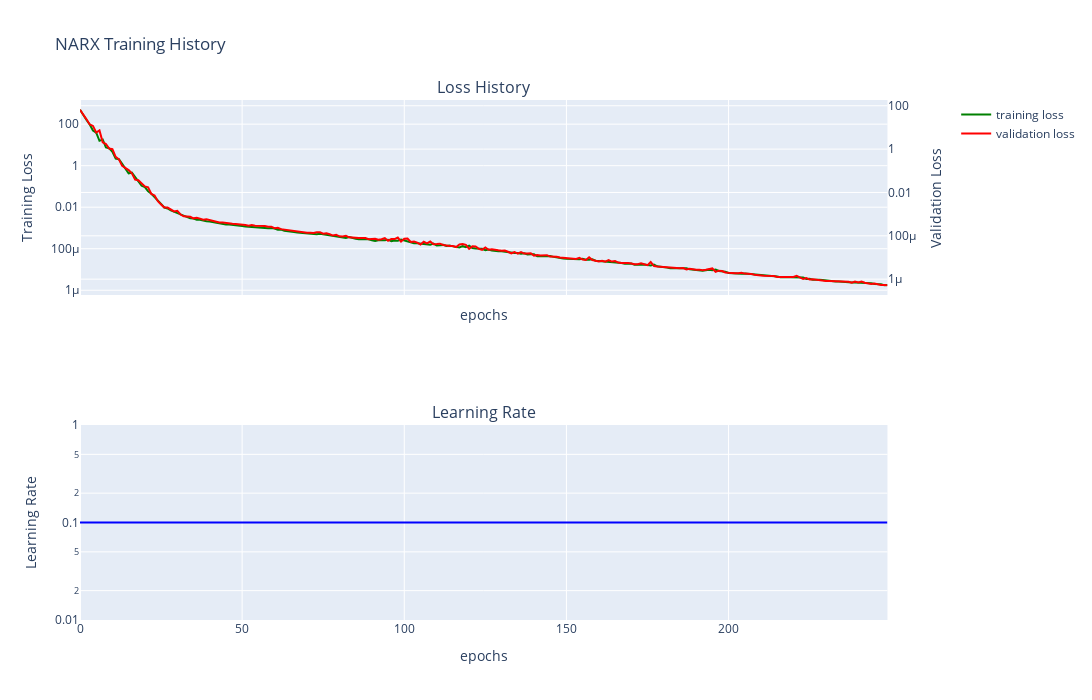

Notebook cell for this chart:
### Markdown cell above
# NARX model

### Code cell
dm.narx_trainer(hidden_layers=[1000], batch_size=1000,
          learning_rate=0.1, epochs= 10000, scheduler_flag=True, device=default_device)
dm.narx.plot_narx_training_history_plotly()

### Figure 1 — Plotly figure (JSON) as saved in the notebook; plotly's stock layout.template omitted (floating-point values rounded to 4 significant figures; data arrays with more than 128 entries replaced by an {"elided": "..."} marker saying what was removed)
{"data": [{"line": {"color": "green"}, "mode": "lines", "name": "training loss", "showlegend": true, "type": "scatter", "x": {"elided": "250 int values"}, "xaxis": "x", "y": {"elided": "250 float values"}, "yaxis": "y"}, {"line": {"color": "red"}, "mode": "lines", "name": "validation loss", "showlegend": true, "type": "scatter", "x": {"elided": "250 int values"}, "xaxis": "x", "y": {"elided": "250 float values"}, "yaxis": "y2"}, {"line": {"color": "blue"}, "mode": "lines", "showlegend": false, "type": "scatter", "x": {"elided": "250 int values"}, "xaxis": "x2", "y": {"elided": "250 float values"}, "yaxis": "y3"}], "layout": {"annotations": [{"font": {"size": 16}, "showarrow": false, "text": "Loss History", "x": 0.47, "xanchor": "center", "xref": "paper", "y": 1, "yanchor": "bottom", "yref": "paper"}, {"font": {"size": 16}, "showarrow": false, "text": "Learning Rate", "x": 0.47, "xanchor": "center", "xref": "paper", "y": 0.375, "yanchor": "bottom", "yref": "paper"}], "height": 700, "title": {"text": "NARX Training History"}, "width": 1800, "xaxis": {"anchor": "y", "domain": [0, 0.94], "matches": "x2", "showticklabels": false, "title": {"text": "epochs"}}, "xaxis2": {"anchor": "y3", "domain": [0, 0.94], "title": {"text": "epochs"}}, "yaxis": {"anchor": "x", "domain": [0.625, 1], "title": {"text": "Training Loss"}, "type": "log"}, "yaxis2": {"anchor": "x", "overlaying": "y", "side": "right", "title": {"text": "Validation Loss"}, "type": "log"}, "yaxis3": {"anchor": "x2", "domain": [0, 0.375], "title": {"text": "Learning Rate"}, "type": "log"}}}
